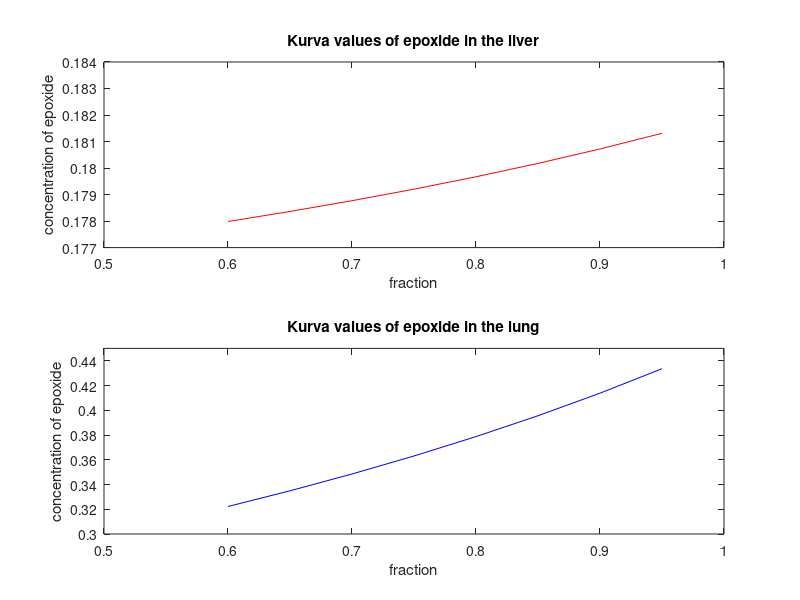

This figure's MATLAB source:
clear
clc
z=1;
for R=0.6:0.05:0.95
  a=[ 0.5*R   1.5*R-3.238157;
  16.7353 -0.5];
b=[-0.7;2.8175];
%%---------SEGITIGA ATAS--------------
[m n]=size(a);
for eli=1:m-1
  for i=eli+1:m
    pivot=(a(i,eli)/a(eli,eli));
    for j=1:n
      a(i,j)=a(i,j)-pivot*a(eli,j);
    endfor
    b(i)=b(i)-pivot*b(eli);
  endfor
endfor
a;
b;
%%-------------SUBTITUSI BALIK-----------
x(m)=b(m)/a(m,m);
for i=m-1:-1:1
  sigma=0;
  for j=i+1:m
    sigma=sigma+a(i,j)*x(j);
  endfor
  x(i)=(b(i)-sigma)/a(i,i);
endfor
fprintf("\nketika n= ");
disp(R)
fprintf("x1= ");
disp(x(1))
fprintf("x2= ");
disp(x(2))
R1(z)=R;
x1(z)=x(1);
x2(z)=x(2);
z++;
endfor
subplot(2,1,1)
plot(R1,x1,"r")
title("Kurva values of epoxide in the liver")
xlabel("fraction")
ylabel("concentration of epoxide")
ylim([0.177 0.184])
subplot(2,1,2)
plot(R1,x2,"b")
title("Kurva values of epoxide in the lung")
xlabel("fraction")
ylabel("concentration of epoxide")
ylim([0.3 0.45])
